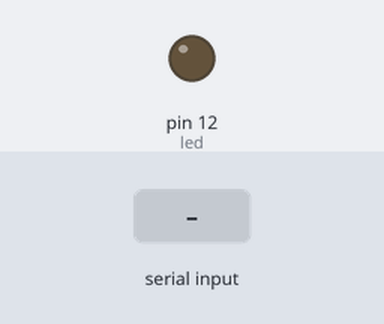
The sketch below on a simulated Arduino Uno, built with avr-gcc and run on an emulated ATmega328P. Parts: output pins drawn as LEDs (lit = HIGH). Inputs (shaded band) come from the test bench.

Above: at 1.2 s.
1.3 s: "A" received over Serial
At 2.2 s:
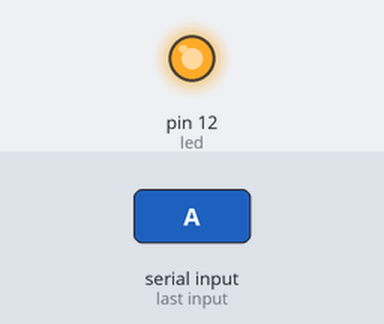
2.9 s: "a" received over Serial
At 3.4 s:
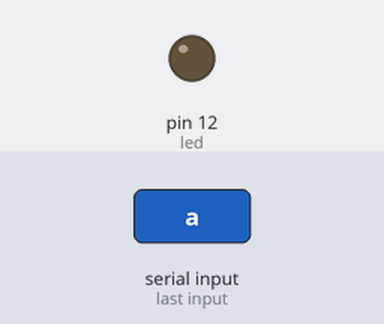
Timing chart, 0 to 5.9 s (numbered marks = the images above; inputs shaded):
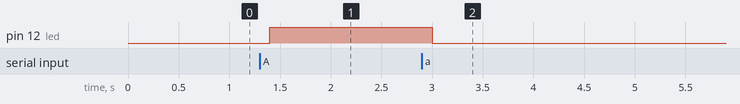

The sketch:

interfacePython1.ino
```cpp
const int led = 12; // define led as the constant integer 12
// connect the positive end of the LED to pin 12 of the Arduino
char val; //define a variable val as a character

void setup(){
  Serial.begin(9600); // begin the serial communication with a baudrate of 9600
  pinMode(led, OUTPUT); //set led (pin 12) as a digital output
}

void loop(){
  if (Serial.available()){ //run only if there is serial communication available
    val = Serial.read(); //read the serial communication and set val as the read value
    if (val == 'A'){ // if val is equal to uppercase A
      digitalWrite(led, HIGH); // set the led pin to high, turn the led on
    }
    if (val == 'a'){ // if val is equal to lowercase a
      digitalWrite(led, LOW); // set the led pin to low, turn the led off
    }
  }
delay(100); //sleep for a tenth of a second before the loop begins again
}
```

Measured:
- after the input at 1.3 s, pin 12 (led): LOW → HIGH after 0.10 s
- after the input at 2.9 s, pin 12 (led): HIGH → LOW after 0.10 s
